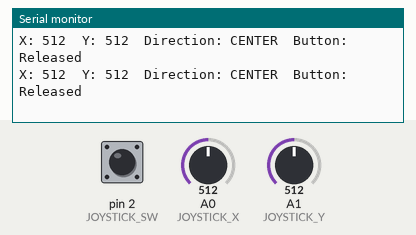
This sketch was run on a simulated Arduino Uno, built with avr-gcc and run on an emulated ATmega328P. Shown: the last lines printed to the serial monitor. The test bench sets the inputs (shaded band); at power-on: A0 (JOYSTICK_X) = 512, A1 (JOYSTICK_Y) = 512, pin 2 (JOYSTICK_SW) HIGH.

Above: at 1.2 s.
1.3 s: A0 (JOYSTICK_X) set to 548
At 1.33 s:
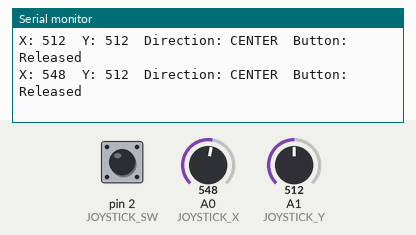
2.8 s: A0 (JOYSTICK_X) set to 577
At 2.84 s:
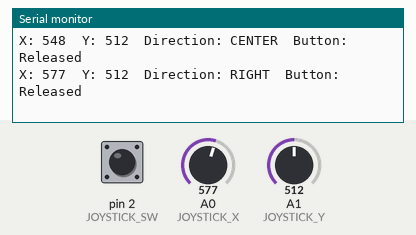
4.7 s: A1 (JOYSTICK_Y) set to 550
At 4.76 s:
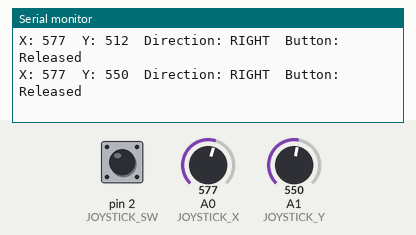
6.2 s: A1 (JOYSTICK_Y) set to 576
At 6.38 s:
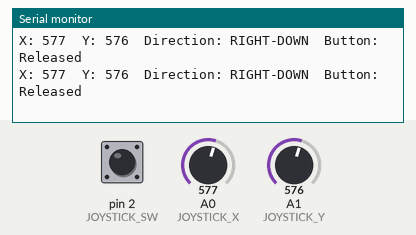

The sketch:

Joystick.ino
```cpp
/*
 * 조이스틱 모듈 (Joystick Module)
 * Board: NUCLEO-F103RB (STM32F103RBT6)
 * Framework: Arduino
 *
 * 연결:
 *   VCC -> 3.3V 또는 5V
 *   GND -> GND
 *   VRx -> A0 (PA0)
 *   VRy -> A1 (PA1)
 *   SW  -> D2 (PA10)
 */

// 핀 정의
#define JOYSTICK_X    A0    // X축 아날로그 입력
#define JOYSTICK_Y    A1    // Y축 아날로그 입력
#define JOYSTICK_SW   2     // 스위치 (버튼)

// 조이스틱 중앙값 (캘리브레이션 필요할 수 있음)
#define CENTER_X      512
#define CENTER_Y      512
#define DEADZONE      50    // 데드존 설정

// 변수
int xValue = 0;
int yValue = 0;
bool buttonPressed = false;
bool lastButtonState = HIGH;
unsigned long lastDebounceTime = 0;
const unsigned long debounceDelay = 50;

void setup() {
    Serial.begin(115200);
    while (!Serial) { ; }

    // 핀 모드 설정
    pinMode(JOYSTICK_X, INPUT);
    pinMode(JOYSTICK_Y, INPUT);
    pinMode(JOYSTICK_SW, INPUT_PULLUP);  // 내부 풀업 사용

    Serial.println("=================================");
    Serial.println("  Joystick Module Test");
    Serial.println("  NUCLEO-F103RB + Arduino");
    Serial.println("=================================");
    Serial.println();
}

void loop() {
    // 아날로그 값 읽기
    xValue = analogRead(JOYSTICK_X);
    yValue = analogRead(JOYSTICK_Y);

    // 버튼 디바운싱 처리
    bool reading = digitalRead(JOYSTICK_SW);
    if (reading != lastButtonState) {
        lastDebounceTime = millis();
    }

    if ((millis() - lastDebounceTime) > debounceDelay) {
        if (reading == LOW && !buttonPressed) {
            buttonPressed = true;
            Serial.println(">> Button PRESSED!");
        } else if (reading == HIGH) {
            buttonPressed = false;
        }
    }
    lastButtonState = reading;

    // 방향 판별
    String direction = getDirection(xValue, yValue);

    // 시리얼 출력
    Serial.print("X: ");
    Serial.print(xValue);
    Serial.print("\tY: ");
    Serial.print(yValue);
    Serial.print("\tDirection: ");
    Serial.print(direction);
    Serial.print("\tButton: ");
    Serial.println(buttonPressed ? "PRESSED" : "Released");

    delay(100);
}

String getDirection(int x, int y) {
    // 중앙 기준으로 방향 계산
    int dx = x - CENTER_X;
    int dy = y - CENTER_Y;

    // 데드존 체크
    if (abs(dx) < DEADZONE && abs(dy) < DEADZONE) {
        return "CENTER";
    }

    // 8방향 판별
    if (abs(dx) > abs(dy)) {
        // 좌우가 더 강함
        if (dx > 0) {
            if (dy > DEADZONE) return "RIGHT-DOWN";
            else if (dy < -DEADZONE) return "RIGHT-UP";
            else return "RIGHT";
        } else {
            if (dy > DEADZONE) return "LEFT-DOWN";
            else if (dy < -DEADZONE) return "LEFT-UP";
            else return "LEFT";
        }
    } else {
        // 상하가 더 강함
        if (dy > 0) {
            if (dx > DEADZONE) return "DOWN-RIGHT";
            else if (dx < -DEADZONE) return "DOWN-LEFT";
            else return "DOWN";
        } else {
            if (dx > DEADZONE) return "UP-RIGHT";
            else if (dx < -DEADZONE) return "UP-LEFT";
            else return "UP";
        }
    }
}
```

Measured:
- the behaviour switches between 561 and 562 on A0 (JOYSTICK_X) (found by bisection; images 1 and 2)
- the behaviour switches between 562 and 563 on A1 (JOYSTICK_Y) (found by bisection; images 3 and 4)
- after the input at 1.3 s, the serial monitor: prints a new line at once (image 1)
- after the input at 2.8 s, the serial monitor: prints a new line at once (image 2)
- after the input at 4.7 s, the serial monitor: prints a new line after 0.06 s (image 3)
- after the input at 6.2 s, the serial monitor: prints a new line after 0.07 s (image 4)
